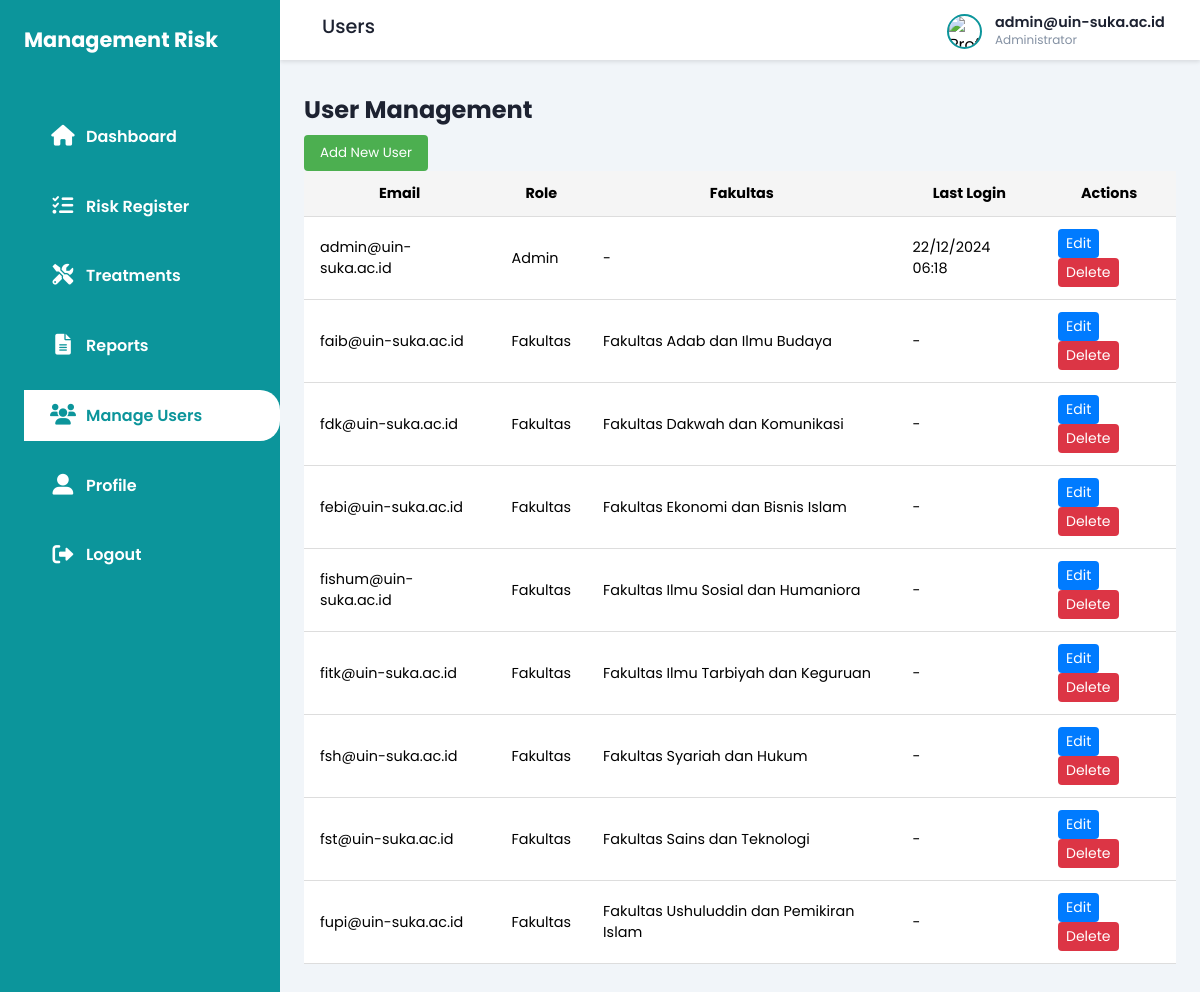
The app's page /users (signed in) with its own data.
### tables this page shows
CREATE TABLE `users` (
  `id` int(11) NOT NULL,
  `email` varchar(255) NOT NULL,
  `password` varchar(64) NOT NULL COMMENT 'SHA256 encrypted',
  `role` enum('admin','fakultas') NOT NULL DEFAULT 'fakultas',
  `fakultas_id` int(11) DEFAULT NULL,
  `remember_token` varchar(100) DEFAULT NULL,
  `created_at` timestamp NOT NULL DEFAULT current_timestamp(),
  `last_login` timestamp NULL DEFAULT NULL,
  `profile_picture` varchar(255) DEFAULT 'default.jpg'
);

CREATE TABLE `fakultas` (
  `id` int(11) NOT NULL,
  `nama` varchar(255) NOT NULL,
  `kode` varchar(50) NOT NULL,
  `created_at` timestamp NOT NULL DEFAULT current_timestamp()
);

### app/Http/Controllers/UsersController.php (called while the page is built, shortened)
<?php
class UsersController
{
    private $service;
    public function __construct()
    {
        $this->service = new UserService();
    }
    public function index()
    {
        $users = $this->service->getAllUsers();
        $usersList = $users;
        require __DIR__ . '/../../../resources/views/users/index.blade.php';
    }
}

### app/Router.php (called while the page is built, shortened)
<?php
class Router
{
    protected $routesGet = [];
    protected $routesPost = [];
    public function get($path, $action)
    {
        $this->routesGet[$path] = $action;
    }
    public function post($path, $action)
    {
        $this->routesPost[$path] = $action;
    }
    public function dispatch($method, $uri)
    {
        if ($method === 'GET') {
            if (isset($this->routesGet[$uri])) {
                return $this->callAction($this->routesGet[$uri]);
            }
        } elseif ($method === 'POST') {
            if (isset($this->routesPost[$uri])) {
                return $this->callAction($this->routesPost[$uri]);
            }
        }
    }
    protected function callAction($action)
    {
        if (is_callable($action)) {
            return call_user_func($action);
        } elseif (is_string($action)) {
            if (strpos($action, '@') !== false) {
                list($controller, $method) = explode('@', $action);
                $obj = new $controller();
                return $obj->$method();
            }
        }
    }
}

### public/index.php (called while the page is built, shortened)
<?php
$router = new \App\Router();
$router->get('/', function() {
    if (isset($_SESSION['user_id'])) {
        header('Location: '.$_SESSION['base_uri'].'/dashboard');
        exit;
    } else {
        header('Location: '.$_SESSION['base_uri'].'/login');
        exit;
    }
});
$router->get('/dashboard', function() {
    (new \App\Http\Middleware\AuthMiddleware())->handle();
    (new \App\Http\Controllers\DashboardController())->index();
 });
$router->get('/login', 'AuthController@showLogin');
$router->post('/login', 'AuthController@processLogin');
$router->get('/logout', 'AuthController@logout');
$router->get('/dashboard', 'DashboardController@index');
$router->get('/risk-register', 'RiskRegisterController@index');
$router->get('/risk-register/create', 'RiskRegisterController@create');
$router->post('/risk-register/store', 'RiskRegisterController@store');
$router->get('/risk-register/view', 'RiskRegisterController@view');
$router->get('/risk-register/edit', 'RiskRegisterController@edit');
$router->post('/risk-register/update', 'RiskRegisterController@update');
$router->get('/risk-register/delete', 'RiskRegisterController@delete');
$router->get('/treatments', 'TreatmentsController@index');
$router->get('/treatments/create', 'TreatmentsController@create');
$router->post('/treatments/store', 'TreatmentsController@store');
$router->get('/treatments/edit', 'TreatmentsController@edit');
$router->post('/treatments/update', 'TreatmentsController@update');
$router->get('/treatments/delete', 'TreatmentsController@delete');
$router->get('/reports', 'ReportsController@index');
$router->get('/reports/detail', 'ReportsController@detail');
$router->get('/reports/export', 'ReportsController@export');
$router->get('/users', 'UsersController@index');
$router->get('/users/create', 'UsersController@create');
$router->post('/users/store', 'UsersController@store');
$router->get('/users/edit', 'UsersController@edit');
$router->post('/users/update', 'UsersController@update');
$router->get('/users/delete', 'UsersController@delete');
$router->get('/profile', 'ProfileController@index');
$router->get('/profile/edit', 'ProfileController@edit');
$router->post('/profile/update', 'ProfileController@update');
$scriptName = $_SERVER['SCRIPT_NAME'];
$scriptDir  = str_replace("/index.php", "", $scriptName);
$requestUri = $_SERVER['REQUEST_URI'];
$method     = $_SERVER['REQUEST_METHOD'];
$path = str_replace($scriptDir, '', $requestUri);
$router->dispatch($method, $path);

### config/database.php (called while the page is built, shortened)
<?php
class Database
{
    private static $instance = null;
    private $connection;
    private function __construct()
    {
        $host = 'localhost';
        $user = 'root';
        $pass = '';
        $dbname = 'bbp_risk_management';
        $this->connection = new mysqli($host, $user, $pass, $dbname);
        $this->connection->set_charset("utf8mb4");
    }
    public static function getInstance()
    {
        if (!self::$instance) {
            self::$instance = new Database();
        }
        return self::$instance;
    }
    public function getConnection()
    {
        return $this->connection;
    }
}

### app/Services/UserService.php (called while the page is built, shortened)
<?php
class UserService implements UserInterface
{
    private $conn;
    public function __construct()
    {
        $this->conn = Database::getInstance()->getConnection();
    }
    public function getAllUsers()
    {
        $sql = "SELECT u.*, f.nama as fakultas_nama
                FROM users u
                LEFT JOIN fakultas f ON u.fakultas_id = f.id
                ORDER BY u.created_at DESC";
        try {
            $result = $this->conn->query($sql);
            return $result->fetch_all(MYSQLI_ASSOC);
        } catch (mysqli_sql_exception $e) {
            throw $e;
        }
    }
}

### resources/views/users/index.blade.php (the view, shortened to what this page needs)
<?php
global $usersList;
?>
<link rel="stylesheet" href="assets/css/users.css">
<h2>User Management</h2>
<button class="btn-add"
        onclick="window.location='<?= $_SESSION['base_uri'] ?>/users/create'">
    Add New User
</button>
<table class="table">
    <thead>
        <tr>
            <th>Email</th>
            <th>Role</th>
            <th>Fakultas</th>
            <th>Last Login</th>
            <th>Actions</th>
        </tr>
    </thead>
    <tbody>
    <?php foreach($usersList as $user): ?>
        <tr>
            <td><?= htmlspecialchars($user['email']) ?></td>
            <td><?= ucfirst($user['role']) ?></td>
            <td><?= htmlspecialchars($user['fakultas_nama'] ?? '-') ?></td>
            <td>
                <?php
                  if (!empty($user['last_login'])) {
                    echo date('d/m/Y H:i', strtotime($user['last_login']));
                  } else {
                    echo '-';
                  }
                ?>
            </td>
            <td>
                <button class="btn-edit"
                        onclick="window.location='<?= $_SESSION['base_uri'] ?>/users/edit?id=<?= $user['id'] ?>'">
                    Edit
                </button>
                <button class="btn-delete"
                        onclick="confirmDelete(<?= $user['id'] ?>)">
                    Delete
                </button>
            </td>
        </tr>
    <?php endforeach; ?>
    </tbody>
</table>
<?php
require __DIR__ . '/../../layouts/app.blade.php';

### public/assets/css/layout.css (style rules this page uses)
:root { --main-color: #0c959b; --color-dark: #1d2231; --text-grey: #8390a2; --black-pearl: #031716; --tiber: #043031; --atol: #0b7176; --blue-chill: #0c959b; --glacier: #6ba3be; --blue-dianne: #274d62; }
* { margin: 0; padding: 0; box-sizing: border-box; font-family: "Poppins", sans-serif; list-style: none; text-decoration: none; }
body { min-height: 100vh; background: #f1f5f9; }
.main-content h1, .main-content h2, .main-content h3 { margin-bottom: 0.5rem; color: var(--color-dark); }
.table { width: 100%; border-collapse: collapse; background: #fff; }
.table th, .table td { padding: 0.75rem; border-bottom: 1px solid #eaeaea; font-size: 0.9rem; }

### public/assets/css/users.css (style rules this page uses)
.btn-add { background-color: #4CAF50; color: #fff; padding: 8px 16px; border: none; border-radius: 4px; text-decoration: none; }
.table { width: 100%; border-collapse: collapse; }
.table th, .table td { padding: 12px 16px; border-bottom: 1px solid #ddd; }
.table th { background-color: #f5f5f5; font-weight: bold; }
.btn-edit, .btn-delete { padding: 4px 8px; border: none; border-radius: 4px; text-decoration: none; font-size: 14px; }
.btn-edit { background-color: #007bff; color: #fff; }
.btn-delete { background-color: #dc3545; color: #fff; }

### records on screen
users: email "admin@uin-suka.ac.id", role "Admin", fakultas_nama "-", last_login "22/12/2024 06:18"
users: email "faib@uin-suka.ac.id", role "Fakultas", fakultas.nama "Fakultas Adab dan Ilmu Budaya"
users: email "fdk@uin-suka.ac.id", role "Fakultas", fakultas.nama "Fakultas Dakwah dan Komunikasi"
users: email "febi@uin-suka.ac.id", role "Fakultas", fakultas.nama "Fakultas Ekonomi dan Bisnis Islam"
users: email "fishum@uin-suka.ac.id", role "Fakultas", fakultas.nama "Fakultas Ilmu Sosial dan Humaniora"
users: email "fitk@uin-suka.ac.id", role "Fakultas", fakultas.nama "Fakultas Ilmu Tarbiyah dan Keguruan"
users: email "fsh@uin-suka.ac.id", role "Fakultas", fakultas.nama "Fakultas Syariah dan Hukum"
users: email "fst@uin-suka.ac.id", role "Fakultas", fakultas.nama "Fakultas Sains dan Teknologi"
users: email "fupi@uin-suka.ac.id", role "Fakultas", fakultas.nama "Fakultas Ushuluddin dan Pemikiran Islam"

### other values on screen
$pageTitle "Users"
$_SESSION['user_email'] "admin@uin-suka.ac.id"
